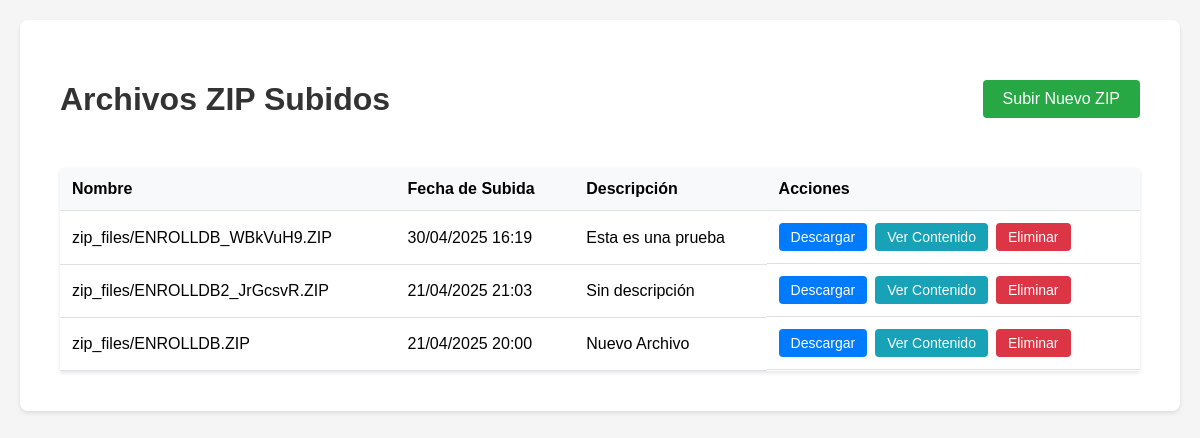
Page /list/ on the committed database.
### files/models.py (models this page shows, shortened)
class ZipFile(models.Model):
    file        = models.FileField(upload_to='zip_files/', max_length=255)
    uploaded_at = models.DateTimeField(auto_now_add=True)
    description = models.TextField( blank=True, null=True)
    extracted_path = models.CharField(max_length=255, blank=True, null=True)

### files/views.py (the view)
# urls.py: path('list/',                    views.list_files,           name='list_files'   ),
def list_files(request):
    files_list = ZipFile.objects.all().order_by('-uploaded_at')
    page = request.GET.get('page', 1)
    paginator = Paginator(files_list, 10)  # 10 archivos por página
    try:
        files = paginator.page(page)
    except PageNotAnInteger:
        files = paginator.page(1)
    except EmptyPage:
        files = paginator.page(paginator.num_pages)
    return render(request, 'files/list_files.html', {
        'files': files,
        'page_obj': files
    })

### files/templates/files/list_files.html (shortened to what this page needs)
{% extends 'files/base.html' %}
{% load static %}
{% block extra_css %}
<link rel="stylesheet" href="{% static 'css/list_files.css' %}">
{% endblock %}
{% block content %}
<div class="files-container">
    <div class="files-header">
        <h1>Archivos ZIP Subidos</h1>
        <a href="{% url 'upload_zip' %}" class="upload-link">Subir Nuevo ZIP</a>
    </div>
    {% if files %}
    <table class="files-table">
        <thead>
            <tr>
                <th>Nombre</th>
                <th>Fecha de Subida</th>
                <th>Descripción</th>
                <th>Acciones</th>
            </tr>
        </thead>
        <tbody>
            {% for file in files %}
            <tr>
                <td>{{ file.file.name }}</td>
                <td>{{ file.uploaded_at|date:"d/m/Y H:i" }}</td>
                <td>{{ file.description|default:"Sin descripción" }}</td>
                <td class="action-buttons">
                    <a href="{% url 'download_file' file.id %}" class="action-btn download-btn">Descargar</a>
                    <a href="{% url 'list_extracted_files' file.id %}" class="action-btn view-btn">Ver Contenido</a>
                    <button onclick="deleteZipFile({{ file.id }})" class="action-btn delete-btn">Eliminar</button>
                </td>
            </tr>
            {% endfor %}
        </tbody>
    </table>
    {% else %}
    <p class="empty-message">No hay archivos ZIP subidos todavía.</p>
    {% endif %}
</div>
{% endblock %}

### files/templates/files/base.html (shortened to what this page needs)
<!DOCTYPE html>
<html>
<head>
    {% load static %}
    <link rel="stylesheet" href="{% static 'css/base.css' %}">
    {% block extra_css %}{% endblock %}
</head>
<body>
    <div class="container">
        {% block content %}{% endblock %}
    </div>
</body>
</html>

### static/css/base.css (style rules this page uses)
body { font-family: Arial, sans-serif; margin: 0; padding: 20px; background-color: #f5f5f5; }
.container { max-width: 1200px; margin: 0 auto; padding: 20px; background-color: white; border-radius: 8px; box-shadow: 0 2px 4px rgba(0, 0, 0, 0.1); }
h1 { color: #333; margin-bottom: 20px; }
a { color: #007bff; text-decoration: none; }

### static/css/list_files.css (style rules this page uses)
.files-container { max-width: 1200px; margin: 0 auto; padding: 20px; }
.files-header { display: flex; justify-content: space-between; align-items: center; margin-bottom: 30px; }
.upload-link { background-color: #28a745; color: white; padding: 10px 20px; border-radius: 4px; text-decoration: none; transition: background-color 0.2s; }
.files-table { width: 100%; border-collapse: collapse; background-color: white; box-shadow: 0 2px 4px rgba(0, 0, 0, 0.1); }
.files-table th, .files-table td { padding: 12px; text-align: left; border-bottom: 1px solid #dee2e6; }
.files-table th { background-color: #f8f9fa; font-weight: 600; }
.action-buttons { display: flex; gap: 8px; }
.action-btn { padding: 6px 12px; border-radius: 4px; text-decoration: none; font-size: 14px; transition: opacity 0.2s; }
.download-btn { background-color: #007bff; color: white; }
.view-btn { background-color: #17a2b8; color: white; }
.delete-btn { background-color: #dc3545; color: white; border: none; cursor: pointer; }

### rows in the picture
ZipFile: file.name "zip_files/ENROLLDB_WBkVuH9.ZIP", uploaded_at "30/04/2025 16:19", description "Esta es una prueba"
ZipFile: file.name "zip_files/ENROLLDB2_JrGcsvR.ZIP", uploaded_at "21/04/2025 21:03", description "Sin descripción"
ZipFile: file.name "zip_files/ENROLLDB.ZIP", uploaded_at "21/04/2025 20:00", description "Nuevo Archivo"
